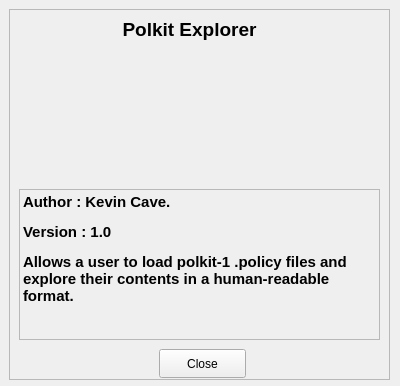
<?xml version="1.0" encoding="UTF-8"?>
<ui version="4.0">
 <class>About</class>
 <widget class="QWidget" name="About">
  <property name="windowModality">
   <enum>Qt::NonModal</enum>
  </property>
  <property name="geometry">
   <rect>
    <x>0</x>
    <y>0</y>
    <width>400</width>
    <height>386</height>
   </rect>
  </property>
  <property name="windowTitle">
   <string>About Polkit Explorer</string>
  </property>
  <widget class="QFrame" name="frame">
   <property name="geometry">
    <rect>
     <x>9</x>
     <y>9</y>
     <width>381</width>
     <height>371</height>
    </rect>
   </property>
   <property name="frameShape">
    <enum>QFrame::StyledPanel</enum>
   </property>
   <property name="frameShadow">
    <enum>QFrame::Raised</enum>
   </property>
   <property name="lineWidth">
    <number>1</number>
   </property>
   <widget class="QLabel" name="label">
    <property name="geometry">
     <rect>
      <x>40</x>
      <y>0</y>
      <width>281</width>
      <height>41</height>
     </rect>
    </property>
    <property name="font">
     <font>
      <pointsize>12</pointsize>
      <weight>75</weight>
      <bold>true</bold>
     </font>
    </property>
    <property name="frameShape">
     <enum>QFrame::NoFrame</enum>
    </property>
    <property name="lineWidth">
     <number>3</number>
    </property>
    <property name="text">
     <string>&lt;html&gt;&lt;head/&gt;&lt;body&gt;&lt;p align=&quot;center&quot;&gt;&lt;span style=&quot; font-size:14pt;&quot;&gt;Polkit Explorer&lt;/span&gt;&lt;/p&gt;&lt;/body&gt;&lt;/html&gt;</string>
    </property>
    <property name="alignment">
     <set>Qt::AlignCenter</set>
    </property>
   </widget>
   <widget class="QLabel" name="label_2">
    <property name="geometry">
     <rect>
      <x>10</x>
      <y>180</y>
      <width>361</width>
      <height>151</height>
     </rect>
    </property>
    <property name="frameShape">
     <enum>QFrame::StyledPanel</enum>
    </property>
    <property name="frameShadow">
     <enum>QFrame::Raised</enum>
    </property>
    <property name="text">
     <string>&lt;html&gt;&lt;head/&gt;&lt;body&gt;&lt;p&gt;&lt;span style=&quot; font-size:11pt; font-weight:600;&quot;&gt;Author : Kevin Cave.&lt;/span&gt;&lt;/p&gt;&lt;p&gt;&lt;span style=&quot; font-size:11pt; font-weight:600;&quot;&gt;Version : 1.0&lt;/span&gt;&lt;/p&gt;&lt;p&gt;&lt;span style=&quot; font-size:11pt; font-weight:600;&quot;&gt;Allows a user to load polkit-1 .policy files and explore their contents in a human-readable format.&lt;/span&gt;&lt;/p&gt;&lt;/body&gt;&lt;/html&gt;</string>
    </property>
    <property name="textFormat">
     <enum>Qt::RichText</enum>
    </property>
    <property name="alignment">
     <set>Qt::AlignLeading|Qt::AlignLeft|Qt::AlignTop</set>
    </property>
    <property name="wordWrap">
     <bool>true</bool>
    </property>
    <property name="textInteractionFlags">
     <set>Qt::NoTextInteraction</set>
    </property>
   </widget>
   <widget class="QPushButton" name="closeAboutButton">
    <property name="geometry">
     <rect>
      <x>150</x>
      <y>340</y>
      <width>87</width>
      <height>29</height>
     </rect>
    </property>
    <property name="text">
     <string>Close</string>
    </property>
   </widget>
   <widget class="QLabel" name="label_3">
    <property name="geometry">
     <rect>
      <x>120</x>
      <y>40</y>
      <width>151</width>
      <height>141</height>
     </rect>
    </property>
    <property name="text">
     <string/>
    </property>
    <property name="pixmap">
     <pixmap>PKEIconV001.png</pixmap>
    </property>
   </widget>
  </widget>
 </widget>
 <resources/>
 <connections>
  <connection>
   <sender>closeAboutButton</sender>
   <signal>clicked()</signal>
   <receiver>About</receiver>
   <slot>aboutClose()</slot>
   <hints>
    <hint type="sourcelabel">
     <x>204</x>
     <y>358</y>
    </hint>
    <hint type="destinationlabel">
     <x>260</x>
     <y>296</y>
    </hint>
   </hints>
  </connection>
 </connections>
 <slots>
  <slot>aboutClose()</slot>
 </slots>
</ui>
